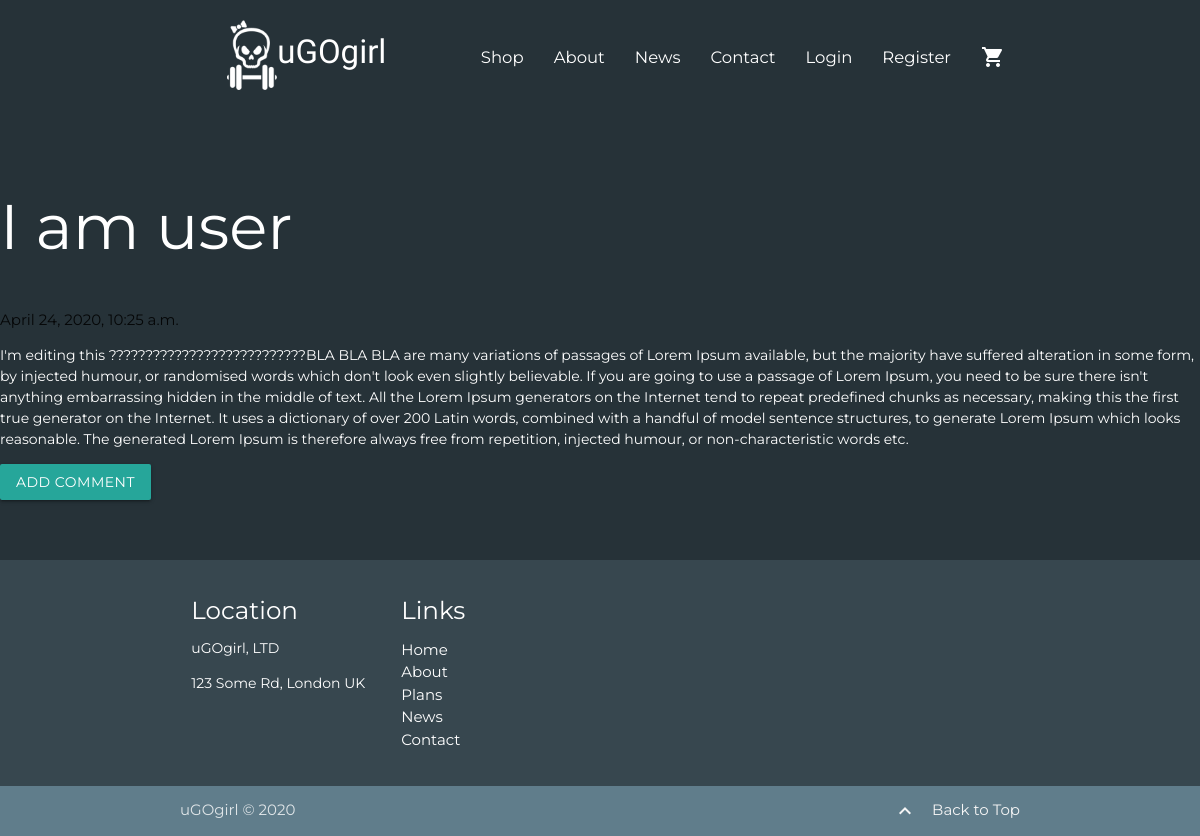
The page /blog/post/4 on the database its author committed.
### blog/models.py (models this page shows, shortened)
class Post(models.Model):
    author         = models.ForeignKey('auth.User', on_delete = models.CASCADE)
    title          = models.CharField(max_length=200)
    text           = models.TextField()
    create_date    = models.DateTimeField(default=timezone.now)
    published_date = models.DateTimeField(blank=True,null=True)

### blog/views.py (the view)
# urls.py: url(r'^post/(?P<pk>\d+)$',views.PostDetailView.as_view(template_name='post_detail.html'),name='post_detail'),
class PostDetailView(DetailView):
    model = Post

### cart/context.py (called while the page is built)
def cart_contents(request):
    cart = request.session.get('cart', {})
    cart_items = []
    total = 0
    product_count = 0
    for id, quantity in cart.items():
        product = get_object_or_404(Product, pk=id)
        total += quantity * product.price
        product_count += quantity
        cart_items.append({'id':id, 'quantity':quantity, 'product':product})
    return {'cart_items': cart_items, 'total': total, 'product_count': product_count}

### blog/templates/post_detail.html (shortened to what this page needs)
{% extends 'base.html' %} {% block page_title %}Post{% endblock %} {% block content %}
<section style="padding-top: 150px;" class="section section-blogpost blue-grey darken-4">
  <h1 class="posttitle loader white-text">{{post.title}}</h1>
  {% if post.published_date %}
  <div class="date postdate">
    {{ post.published_date }}
  </div>
  {% else %}
  <a class="btn btn-default" href="{% url 'post_publish' pk=post.pk %}">Publish Post</a>
  {% endif %}
  <p class="postcontent">{{ post.text|safe|linebreaksbr }}</p>
  <a class="btn btn-comment" href="{% url 'add_comment_to_post' pk=post.pk %}">Add comment</a>
  <div class="container">
    {% for comment in post.comments.all %}
    <br />
     {% empty %}
    <p>No Comments</p>
    {% endfor %}
  </div>
</section>
{% endblock %}

### static/css/base.css (style rules this page uses)
* { font-family: 'Montserrat', sans-serif; }
p { font-size: 14px; color: white; }

### rows shown on the page
Post: title "I am user", published_date "April 24, 2020, 10:25 a.m.", text "I'm editing this ???????????????????????????BLA BLA BLA are many variations of passages of Lorem Ipsum available, but the majority have suffered alteration in some form, by injected humour, or randomised words which don't look even slightly believable. If you are going to use a passage of Lorem Ipsum, you need to be sure there isn't anything embarrassing hidden in the middle of text. All the Lorem Ipsum generators on the Internet tend to repeat predefined chunks as necessary, making this the first true generator on the Internet. It uses a dictionary of over 200 Latin words, combined with a handful of model sentence structures, to generate Lorem Ipsum which looks reasonable. The generated…"
